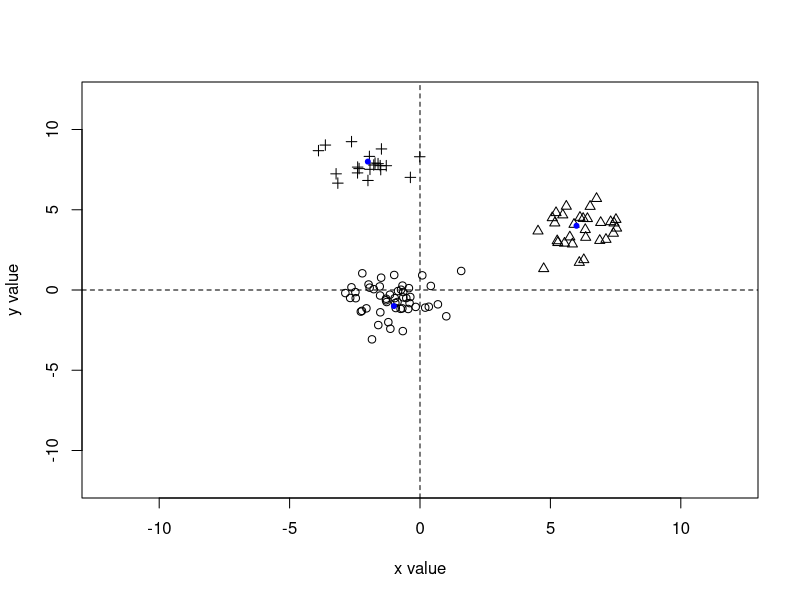

This figure's R source:
# Generate clusters for clustering 

# Set equal to 1 to generate clusters with spread out x values
unequal_x_variance = 0
#unequal_x_variance = 1 

# Generate clusters with equal variance in x and y dimensions.
outputName = "clusters_equal_variance"
variance_in_x = 1.0
variance_in_y = 1.0

# Generate clusters with greater variance in x dimension.
if (unequal_x_variance) {
  outputName = "clusters_bigger_x_variance"
  variance_in_x = 5.0
}

# Three centroids are supported. You can change their x/y values here.
centroid1 = c(-1,-1)
centroid2 = c(6,4)
centroid3 = c(-2,8)

outputFile = paste(outputName,"txt",sep=".")
outputPdf = paste(outputName,"pdf",sep=".")

# Three clusters in 2 dimensions
createCluster <- function(numPoints, centroid, xvariance=1.0, yvariance=1.0) {
  xmean = centroid[1]
  ymean = centroid[2]
  cbind(rnorm(numPoints,mean=xmean,xvariance),rnorm(numPoints,mean=ymean,yvariance))
}

cluster1 = cbind(1, createCluster(50,centroid1,variance_in_x,variance_in_y))
cluster2 = cbind(2, createCluster(30,centroid2,variance_in_x,variance_in_y))
cluster3 = cbind(3, createCluster(20,centroid3,variance_in_x,variance_in_y))

data = round(rbind(cluster1,cluster2,cluster3),2)

pdf(outputPdf)

plot(cluster1[,2:3],xlab="x value",ylab="y value",xlim=c(-12,12),ylim=c(-12,12))
points(cluster2[,2:3],pch=2)
points(cluster3[,2:3],pch=3)
points(centroid1[1],centroid1[2],pch=20,col="blue")
points(centroid2[1],centroid2[2],pch=20,col="blue")
points(centroid3[1],centroid3[2],pch=20,col="blue")
abline(v=0,lty=2)
abline(h=0,lty=2)

dev.off()

write.table(data, file=outputFile, quote=FALSE, row.names=FALSE, col.names=FALSE)


